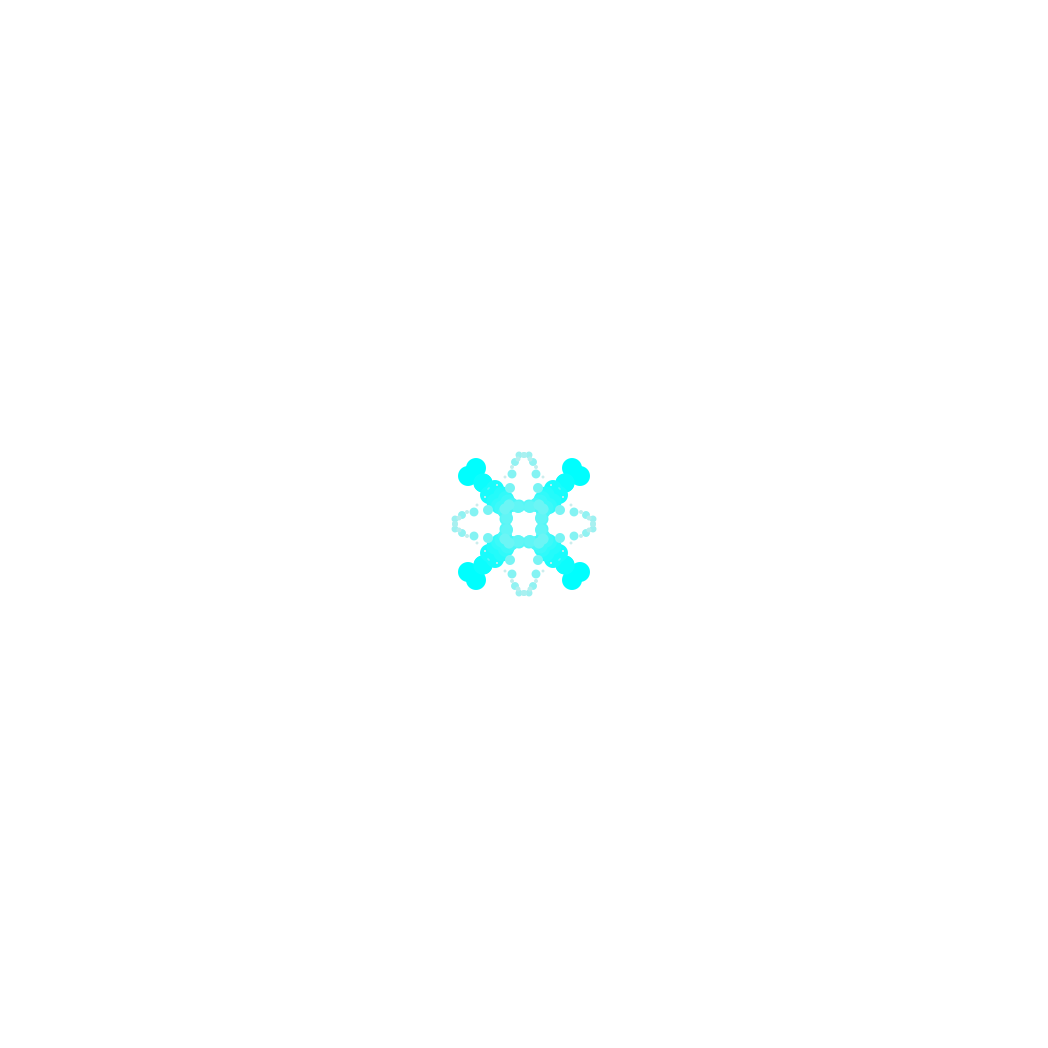
Frame 1 (no input)
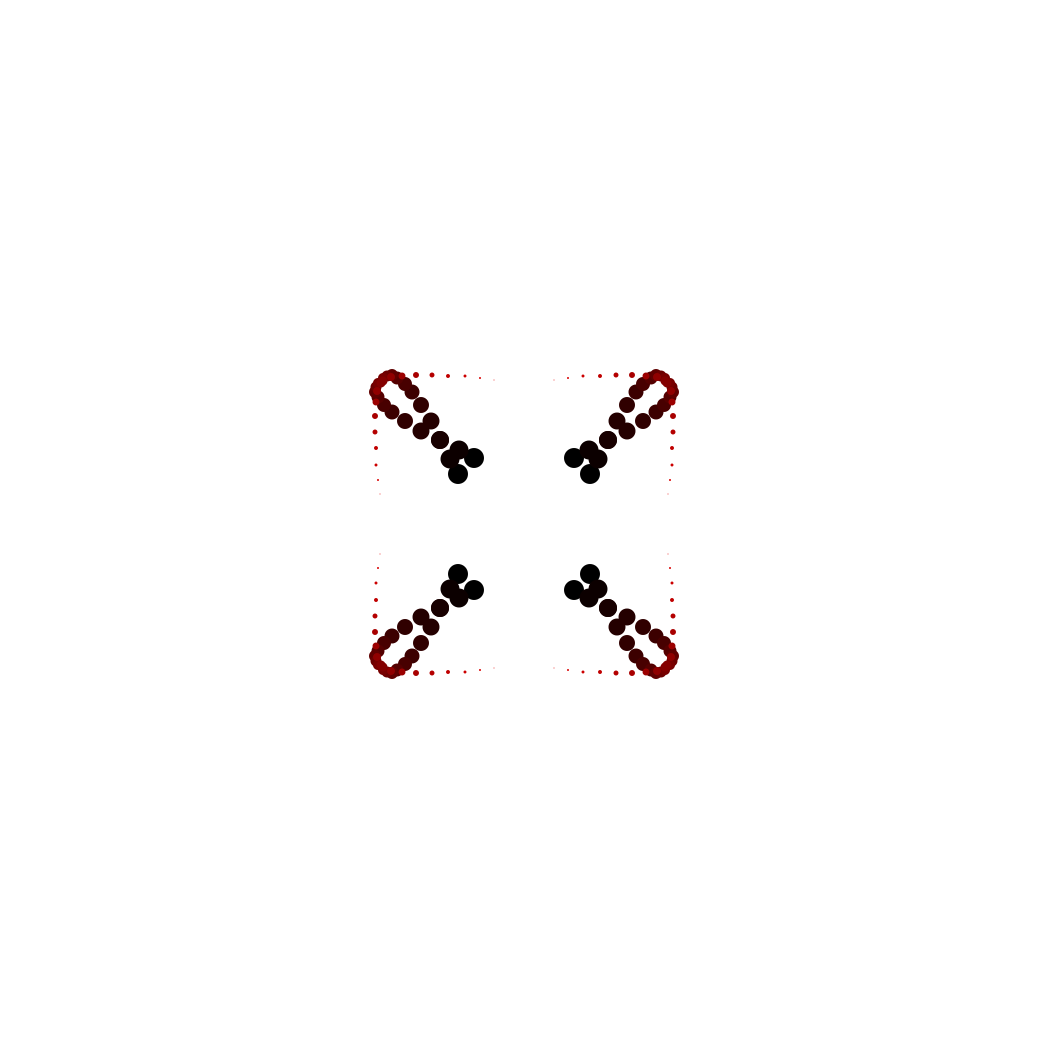
Frame 60 (the mouse pressed at the canvas centre just before this capture)
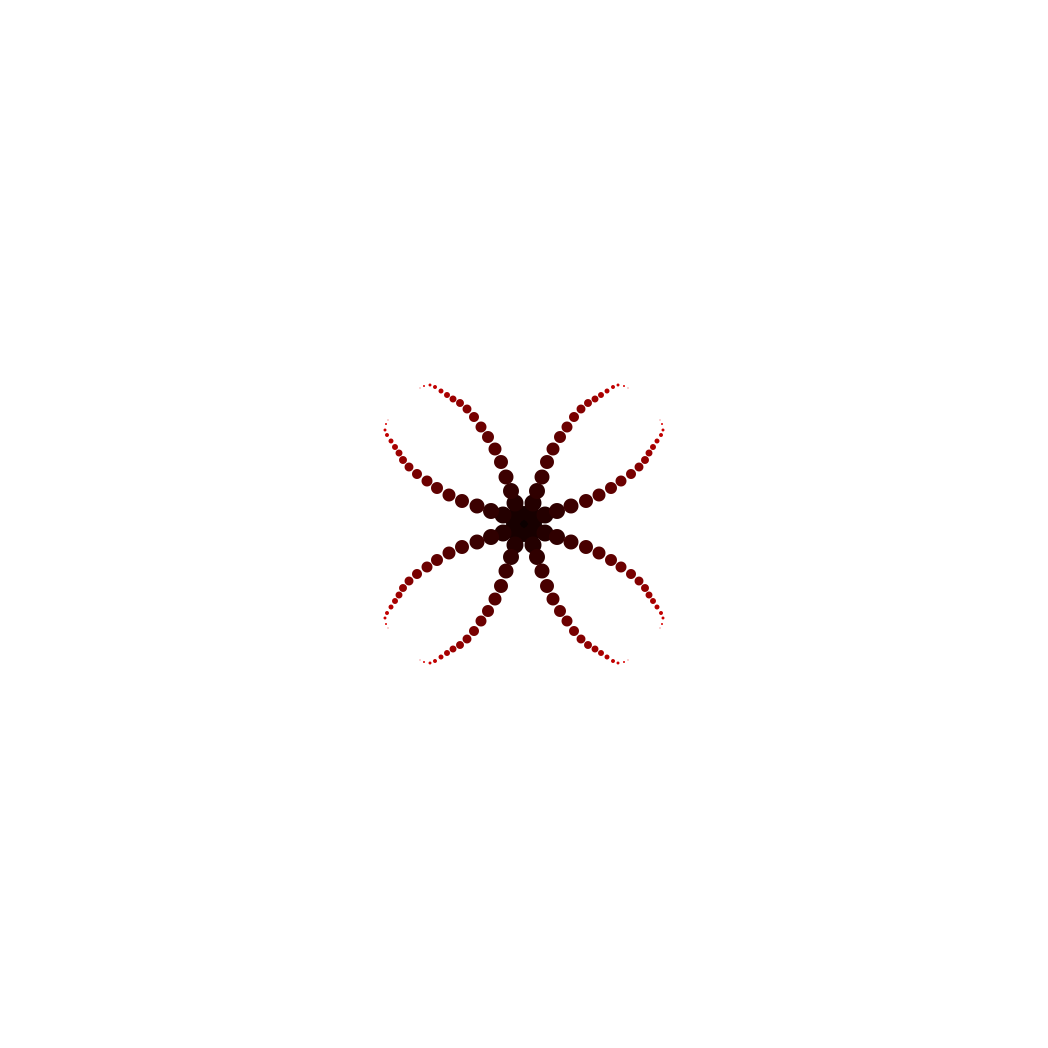
Frame 120 (the mouse held since frame 60 and released just before this capture)

The Processing sketch that drew these frames (run headless with seeded random() and noise(); from frame 60 on, the mouse is pressed at the canvas centre):

// Processing sketch: FadingSymatrix2
// ── FadingSymatrix2.pde
int decay = 20;
int ColorToChange= 3;
int Background = 255;
int colorCircle = 150;
int colorSafe = 0;
int counter = 0;
Boolean stop = false;
int rCircle = 255;
int bCircle = 255;
int gCircle= 255;
int rBorder = 255;
int gBorder = 255;
int bBorder = 255 ;
int circleSize = decay; 
Boolean colorChangeMode = true;
Boolean sizeChangeMode = false;
float xoff=2.0; 
float yoff = 2.0;
int w = 1048;
int h = 1048;
int mountains = 100;
float flying = 0;
float   pointsX[];
float pointsY[];
float tempStoreX=0.1;
float tempStoreY= 0.1;
float startX = random(0,1048);
float startY = random(0, 1048);
float xoff2;
float yoff2;
void setup(){
size( 1048, 1048);
background (255);
//stroke(255);
noStroke();
frameRate(30);

}

void draw(){
  if (keyPressed && key=='+'){decay=decay+2;}
    if (keyPressed && key=='-'){decay=decay-2;}
    if (keyPressed && key=='s'){stroke(255);}
     if (keyPressed && key=='S'){noStroke();}
     circleSize=decay;
  background(255);
  xoff = tempStoreX;
  yoff = tempStoreY;
  tempStoreX = xoff + random(0.005, 0.01);
  tempStoreY = yoff +random(0.005, 0.01);
  pointsX = new float[decay];
  pointsY = new float[decay];
  for(int i =0; i<decay;i++){
  xoff = xoff + .01;
  float x = noise(xoff) * width;
  float y = noise(yoff) * height;
  yoff = yoff + .02;
      pointsX[i] =int(x);
      pointsY[i] =int(y); //<>//
    
  }
    if(ColorToChange==3 && stop==false){
    ColorToChange=1;stop=true;}
    if(ColorToChange==2&& stop==false){
      ColorToChange=3;stop=true;}
  if(ColorToChange==1&& stop==false){ //<>//
    ColorToChange=2;stop=true;}
    counter += 1;
    if (counter==127){stop=false;counter=0;}
  //background(255);

      float shift = 255/decay;
  for(int i=0; i<decay;i++){
      if(ColorToChange==1){
      rCircle = i*int(shift);
      bCircle = bCircle - 1;
      gCircle = gCircle - 1;}
      if(ColorToChange==2){
      gCircle = i*int(shift);
       bCircle = bCircle - 1;
      rCircle = rCircle - 1;}
      if(ColorToChange==3)
      {bCircle = i*int(shift);
       rCircle = rCircle - 1;
      gCircle = gCircle - 1;}
      
      fill(rCircle, gCircle, bCircle);
      ellipse(pointsX[i], pointsY[i],circleSize-i, circleSize-i);
      ellipse(pointsY[i], pointsX[i],circleSize-i, circleSize-i);
      ellipse(1048-pointsX[i], 1048-pointsY[i],circleSize-i, circleSize-i);
      ellipse(1048-pointsX[i], pointsY[i],circleSize-i, circleSize-i);
      ellipse(pointsX[i], 1048-pointsY[i],circleSize-i, circleSize-i);
      ellipse(1048-pointsY[i],1048-pointsX[i],circleSize-i, circleSize-i);   
      ellipse( 1048-pointsY[i],pointsX[i],circleSize-i, circleSize-i);
      ellipse( pointsY[i],1048-pointsX[i],circleSize-i, circleSize-i);
      
      

  }


 /*
if (colorChangeMode==true){
if (colorToChange==1){ if(rCircle<256) {rCircle = rCircle+2;gCircle=gCircle-1;bCircle=bCircle-1;}}
if (colorToChange==1){if(rCircle>255) {colorToChange=2; }}
if (colorToChange==2){if( bCircle<256) {bCircle = bCircle+2;gCircle=gCircle-1;rCircle=rCircle-1;}}
if (colorToChange==2){if( bCircle>255) {colorToChange=3; }}
if (colorToChange==3){if(gCircle<256) {gCircle = gCircle+2;bCircle=bCircle-1;rCircle=rCircle-1;}}
if (colorToChange==3){if(gCircle>255) {colorToChange=1;}}}*/
}
